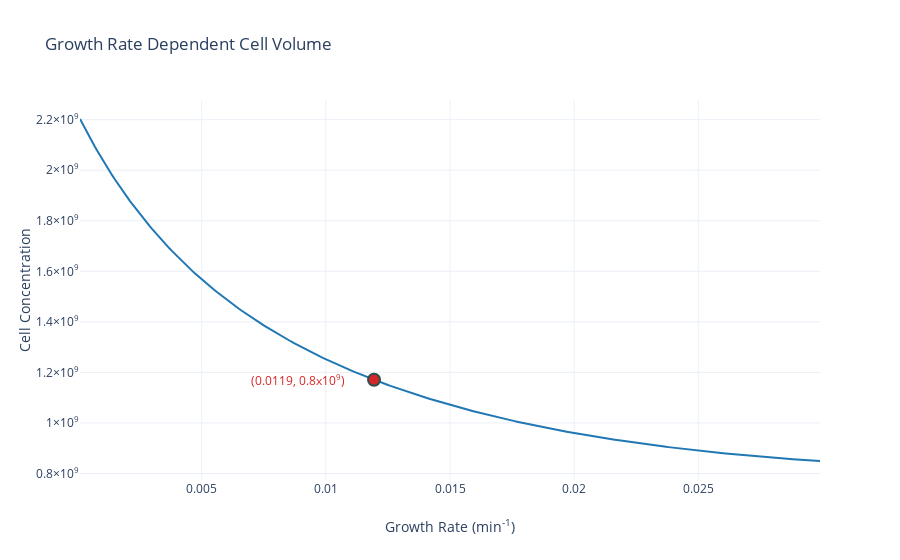

Write notebook code for a chart like this one.
### Code cell
dt_min = np.arange(0.0001, 0.03, 0.0001)
results = []
for i in dt_min:
    results.append(onlyVolkmer(i)) 
    
trace = go.Scatter(
    name='Measurement',
    x=dt_min,
    y=results,
    mode='lines',
    line=dict(color='rgb(31, 119, 180)'))

trace1 = go.Scatter(
    name='Old Measurement',
    x=[np.log(2)/58.0516142],
    y=[onlyVolkmer(np.log(2)/58.0516142)],
    marker=dict(size=12, 
                color='#d62728',
                line=dict(width=2,
                    color='DarkSlateGrey'
                    )
                )
    )

# Trace order can be important
# with continuous error bars
data = [trace, trace1]

layout = go.Layout(
    xaxis=dict(title='Growth Rate (min<sup>-1</sup>)'),
    yaxis=dict(title='Cell Concentration ', exponentformat = 'power'),
    title='Growth Rate Dependent Cell Volume',
    showlegend = False,
    template='plotly_white'
)

fig = go.Figure(data=data, layout=layout)

fig.update_layout(
    annotations=[
        go.layout.Annotation(
            x=np.log(2)/78,
            y=onlyVolkmer(np.log(2)/58.0516142),
            xref="x",
            yref="y",
            text="({0:.4f}, 0.8x10<sup>9</sup>)".format(np.log(2)/58.0516142),
            showarrow=False,
            arrowhead=0,
            ax=0,
            ay=0,
            font=dict(
                color="#d62728"
            )
        )
    ]
)

iplot(fig, filename='pandas-continuous-error-bars')

### Figure 1 — Plotly figure (JSON) as saved in the notebook; plotly's stock layout.template omitted (floating-point values rounded to 4 significant figures; data arrays with more than 128 entries replaced by an {"elided": "..."} marker saying what was removed)
{"data": [{"line": {"color": "rgb(31, 119, 180)"}, "mode": "lines", "name": "Measurement", "type": "scatter", "x": {"elided": "299 float values"}, "y": {"elided": "299 float values"}}, {"marker": {"color": "#d62728", "line": {"color": "DarkSlateGrey", "width": 2}, "size": 12}, "name": "Old Measurement", "type": "scatter", "x": [0.01194], "y": [1171000000.0]}], "layout": {"annotations": [{"arrowhead": 0, "ax": 0, "ay": 0, "font": {"color": "#d62728"}, "showarrow": false, "text": "(0.0119, 0.8x10<sup>9</sup>)", "x": 0.008887, "xref": "x", "y": 1171000000.0, "yref": "y"}], "showlegend": false, "title": {"text": "Growth Rate Dependent Cell Volume"}, "xaxis": {"title": {"text": "Growth Rate (min<sup>-1</sup>)"}}, "yaxis": {"exponentformat": "power", "title": {"text": "Cell Concentration "}}}}
